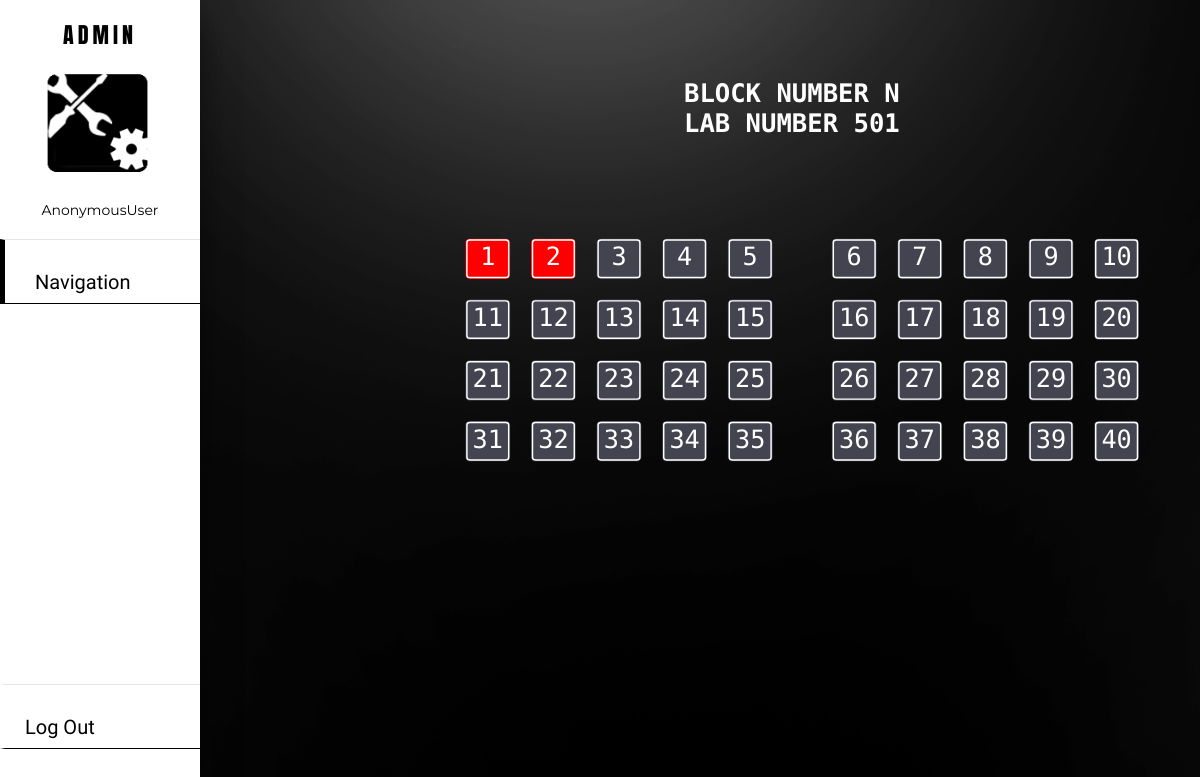
/dashboard/navigation/1/501/aroom/, run on the app's committed database.
### reports/models.py (models this page shows, shortened)
class Block(models.Model):
	bl_id = models.BigAutoField(primary_key=True)
	bl_name = models.CharField(max_length=2,null=True,unique=True)
	def __str__(self):
		return self.bl_name

class Lab(models.Model):
	l_id = models.BigAutoField(primary_key=True)
	l_no = models.IntegerField(null=True,unique=False)
	block_n=models.ForeignKey(Block,on_delete=models.CASCADE)
	def __str__(self):
		return str(self.l_no)

class Computer(models.Model):
	c_id = models.BigAutoField(primary_key=True)
	comp_no = models.IntegerField(null=True,unique=False)
	c_status = models.IntegerField(null=True,unique=False)
	lab_n=models.ForeignKey(Lab,on_delete=models.CASCADE)

### reports/views.py (the view)
# urls.py: path("dashboard/navigation/<int:pk_b>/<int:pk_l>/aroom/",views.acomp,name="acomp"),
def acomp(request,pk_b,pk_l):
     print("here")
     b1=Block.objects.get(bl_id=pk_b)
     rooms=Lab.objects.get(l_no=pk_l)
     comp=rooms.computer_set.all()
     context={'comp':comp,'b1':b1,'rooms':rooms}
     return render(request, "reports/acomp.html",context)

### reports/templates/reports/acomp.html (shortened to what this page needs)
{% load static %}
<!DOCTYPE html>
<html>
<head>
</head>
<body>
	{% include 'reports/anavbar.html' %}
  <H1>Block Number {{b1}} <br>Lab Number {{rooms}} </H1>
 <div class="container">
      <br>
      <br>
      <br>
      <br>
      <br>
      <br>
      <br>
      <br>
      <br>
      <br>
      <div class="row">
 	   {% for i in comp %}
   		{% if i.c_status == 1 %}
		<div class="seat">
			<a class="bruh" href ="{% url 'issue' b1.bl_id rooms.l_no i.c_id %}">
		    {{i.comp_no}}
		  </a>
		 </div>
		{% else %}
   		<div class="seat sold">{{i.comp_no}}</div>
   		{% endif %}
   	   {% endfor %}
      </div>
  </div>
</body>
</html>

### reports/templates/reports/anavbar.html (shortened to what this page needs)
{% load static %}
<!DOCTYPE html>
<html>
<head>
	<link rel="stylesheet" href="https://cdnjs.cloudflare.com/ajax/libs/font-awesome/5.15.3/css/all.min.css"/>
</head>
<body>
 <div class="sidebar">
 	<header>ADMIN</header>
 	<img src='{% static "images/ahead.png" %}' class="avatar">
 	<br>
 	<div class="mail">{{request.user}}</div>
 		<a class="active" href="#">Navigation</a>
    <a class="log" href="{% url 'logout' %}">Log Out</a>
 </div>
</body>
</html>

### reports/templates/reports/anavbar.html (style rules this page uses)
* { margin: 0; padding: 0; box-sizing: border-box; list-style: none; text-decoration: none; }
.sidebar { position: fixed; width: 200px; height: 100%; background: #ffffff; box-shadow: 0 20px 30px rgba(0,0,0,.5); }
.sidebar header { font-family: 'Anton', sans-serif; letter-spacing: 4px; font-size: 22px; color: black; text-align: center; line-height: 70px; }
.sidebar a { font-family: 'Inconsolata', monospace; display: block; height: 65px; width: 100%; line-height: 65px; font-size: 20px; color: black ; padding-left: 20px ; padding-top: 10px; border-top: 1px solid rgba(0,0,0,.1); border-bottom: 1px solid black ; border-left: 5px solid transparent ; box-sizing: border-box; transition: .4s; }
.sidebar a.active, .sidebar a:hover { padding-left: 30px ; border-left: 5px solid black ; }
.avatar { margin-left: 45px; width: 105px; height: 107px; }
.mail { font-family: 'Montserrat', sans-serif; text-align: center; font-size: 14px; padding-top: 20px; padding-bottom: 20px; }
.log { margin-top: 580px; }
@media (max-width: 1536px) { .log { margin-top: 380px; } }

### data on the page
Block: bl_name "N"
Lab: l_no "501"
Computer: comp_no "1"
Computer: comp_no "2"
Computer: comp_no "3"
Computer: comp_no "4"
Computer: comp_no "5"
Computer: comp_no "6"
Computer: comp_no "7"
Computer: comp_no "8"
Computer: comp_no "9"
Computer: comp_no "10"
Computer: comp_no "11"
Computer: comp_no "12"
Computer: comp_no "13"
Computer: comp_no "14"
Computer: comp_no "15"
Computer: comp_no "16"
Computer: comp_no "17"
Computer: comp_no "18"
Computer: comp_no "19"
Computer: comp_no "20"
Computer: comp_no "21"
Computer: comp_no "22"
Computer: comp_no "23"
Computer: comp_no "24"
Computer: comp_no "25"
Computer: comp_no "26"
Computer: comp_no "27"
Computer: comp_no "28"
Computer: comp_no "29"
Computer: comp_no "30"
Computer: comp_no "31"
Computer: comp_no "32"
Computer: comp_no "33"
Computer: comp_no "34"
Computer: comp_no "35"
Computer: comp_no "36"
Computer: comp_no "37"
Computer: comp_no "38"
Computer: comp_no "39"
Computer: comp_no "40"

### other printed values
{{ request.user }} "AnonymousUser"
